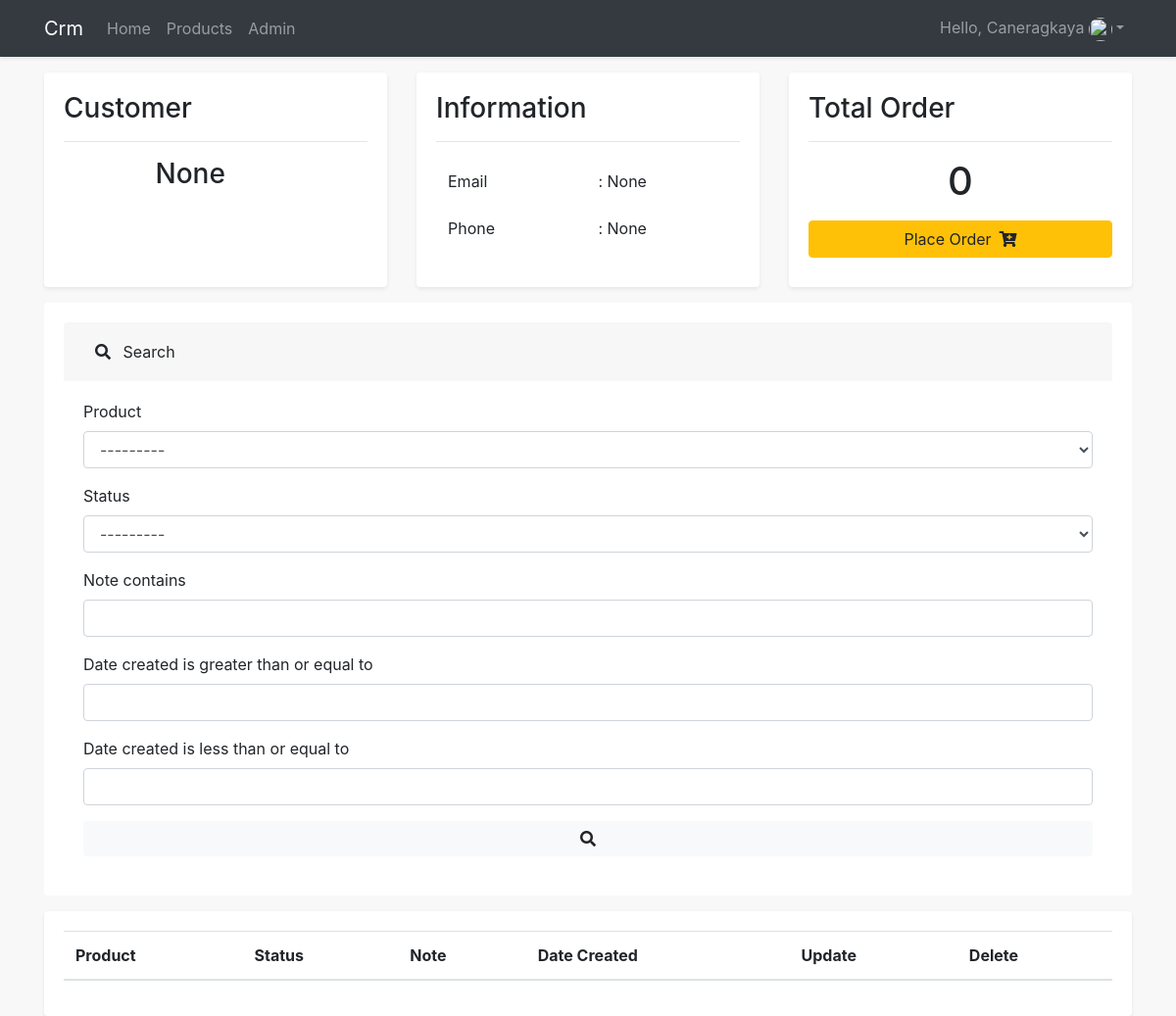
/customer/4/ (signed in), run on an earlier commit of the app's database.
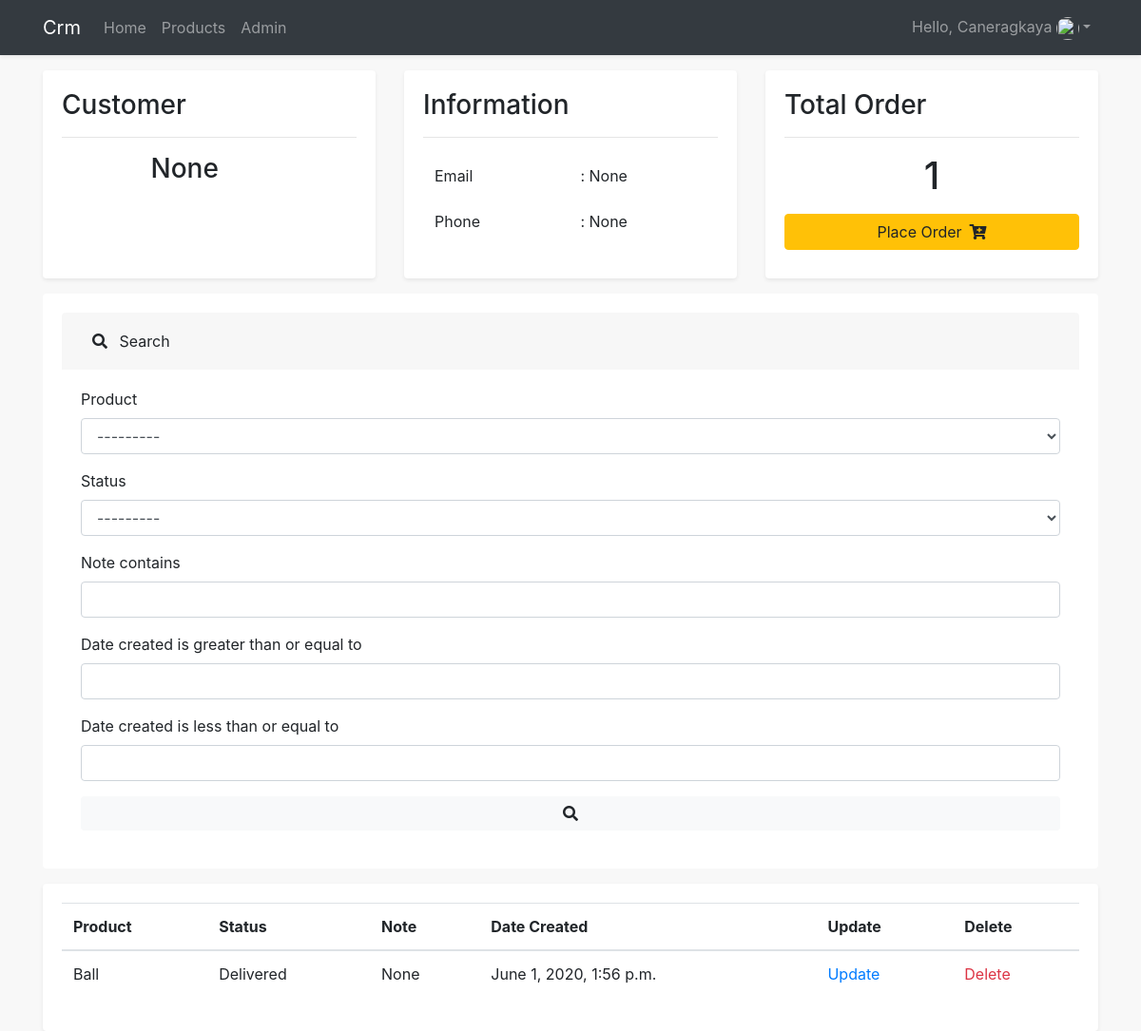
And on a later commit of the database.
### accounts/models.py (models this page shows, shortened)
class Order(models.Model):
    STATUS = (
        ('Pending', 'Pending'),
        ('Out for delivery', 'Out for delivery'),
        ('Delivered', 'Delivered'),
    )
    customer = models.ForeignKey(
        Customer, null=True, on_delete=models.SET_NULL)
    product = models.ForeignKey(Product, null=True, on_delete=models.SET_NULL)
    date_created = models.DateTimeField(auto_now_add=True, null=True)
    status = models.CharField(max_length=200, null=True, choices=STATUS)
    note = models.CharField(max_length=200, null=True)

class Product(models.Model):
    CATEGORY = (
        ('Indoor', 'Indoor'),
        ('Out Door', 'Out Door'),
    )
    name = models.CharField(max_length=200, null=True)
    price = models.FloatField(null=True)
    category = models.CharField(max_length=200, null=True, choices=CATEGORY)
    description = models.CharField(max_length=200, null=True, blank=True)
    date_created = models.DateTimeField(auto_now_add=True, null=True)
    tags = models.ManyToManyField(Tag)
    def __str__(self):
        return self.name

### accounts/decorators.py (the view)
        def wrapper_func(request, *args, **kwargs):
            group = None
            if request.user.groups.exists():
                group = request.user.groups.all()[0].name
            if group in allowed_roles:
                return view_func(request, *args, **kwargs)
            else:
                return HttpResponse('You are not authorized to view this page')

### accounts/views.py (called while the page is built)
@login_required(login_url='login')
@allowed_users(allowed_roles=['admin'])
def customerpage(request, pk):
    customer = Customer.objects.get(id=pk)
    orders = customer.order_set.all()
    total_orders = orders.count()
    myFilter = OrderFilter(request.GET, queryset=orders)
    orders = myFilter.qs
    context = {
        'myFilter': myFilter,
        'customer': customer, 'total_orders': total_orders, 'orders': orders,
    }
    return render(request, 'accounts/customer.html', context)

### accounts/templates/accounts/customer.html (shortened to what the changed rows need)
{% extends 'main.html' %}
{% load crispy_forms_tags %}
{% block content %}
<div class="row">
    <div class="col-lg-4 mb-3">
        <div class="card shadow-sm border-0 h-100">
            <div class="card-body">
                <h3>Total Order</h3>
                <hr>
                <h1 class="text-center">{{total_orders}}</h1>
                <a href="{% url 'create_order' customer.id %}" class="btn btn-warning btn-block mt-3">Place Order<i
                        class="fas fa-cart-plus ml-2"></i></a>
            </div>
        </div>
    </div>
</div>
<div class="row mb-3">
    <div class="col-lg-12">
        <div class="card border-0">
            <div class="card-body">
                <div class="accordion" id="accordionExample">
                    <div class="card border-0">
                        <div class="card-header border-0" id="headingOne">
                            <h2 class="mb-0">
                                <button class="btn btn-block text-left border-0" type="button" data-toggle="collapse"
                                    data-target="#collapseOne" aria-expanded="true" aria-controls="collapseOne">
                                    <i class="fas fa-search mr-2"></i> Search
                                </button>
                            </h2>
                        </div>
                    </div>
                </div>
            </div>
        </div>
    </div>
</div>
<div class="row">
    <div class="col-lg-12">
        <div class="card shadow-sm border-0">
            <div class="card-body table-responsive">
                <table class="table">
                    <thead>
                        <tr>
                            <th scope="col">Product</th>
                            <th scope="col">Status</th>
                            <th scope="col">Note</th>
                            <th scope="col">Date Created</th>
                            <th scope="col">Update</th>
                            <th scope="col">Delete</th>
                        </tr>
                    </thead>
                    <tbody>
                        {% for order in orders %}
                        <tr>
                            <td>{{order.product}}</td>
                            <td>{{order.status}}</td>
                            <td>{{order.note}}</td>
                            <td>{{order.date_created}}</td>
                            <td><a href="{% url 'update_order' order.id %}">Update</td>
                            <td><a href="{% url 'delete_order' order.id %}" class="text-danger">Delete</td>
                        </tr>
                        {% endfor %}
                    </tbody>
                </table>
            </div>
        </div>
    </div>
</div>
{% endblock content %}

What changed in the data, as far as the page shows it:
added Order: product "Ball", status "Delivered", note "None", date_created "June 1, 2020, 1:56 p.m."
Also different on the page:
{{ total_orders }}: "0" → "1"
